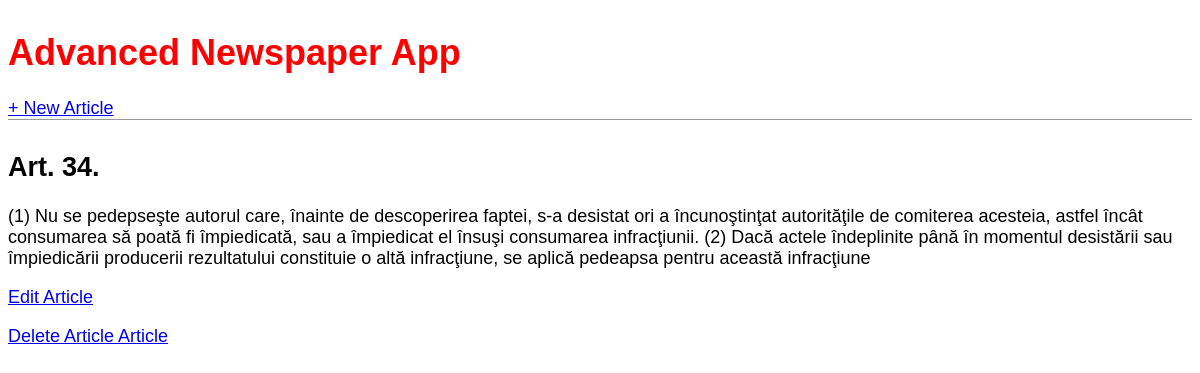
Page /article/3/ on the committed database.
### news/models.py (models this page shows)
class Article(models.Model):
    title = models.CharField(max_length=200)
    author = models.ForeignKey(
             'auth.User',
            on_delete=models.CASCADE,
            )
    body = models.TextField()
    def __str__(self):
         return self.title
\
    def get_absolute_url(self):
        return reverse('article_detail', args=[str(self.id)])

### news/views.py (the view)
# urls.py: path('article/<int:pk>/', ArticleDetailView.as_view(),name='article_detail'),
class ArticleDetailView(DetailView):
    model = Article
    template_name = 'article_detail.html'

### templates/article_detail.html
{% extends 'base.html' %}
{% block content %}
<div class="article-entry">
<h2>{{ object.title }}</h2>
<p>{{ object.body }}</p>
</div>
<a href="{% url 'article_edit' article.pk %}"> Edit Article </a>
<p><a href="{% url 'article_delete' article.pk %}"> Delete Article Article</a></p>
{% endblock content %}

### Advanced_newspaper_app_project/static/base.css (style rules this page uses)
body { font-family: 'Source Sans Pro', sans-serif; font-size: 18px; }

### templates/base.html (style rules this page uses)
body { font-family: 'Crimson Pro', serif; font-size: 24px; }

### rows in the picture
Article: title "Art. 34.", body "(1) Nu se pedepseşte autorul care, înainte de descoperirea faptei, s-a desistat ori a încunoştinţat autorităţile de comiterea acesteia, astfel încât consumarea să poată fi împiedicată, sau a împiedicat el însuşi consumarea infracţiunii. (2) Dacă actele îndeplinite până în momentul desistării sau împiedicării producerii rezultatului constituie o altă infracţiune, se aplică pedeapsa pentru această infracţiune"
